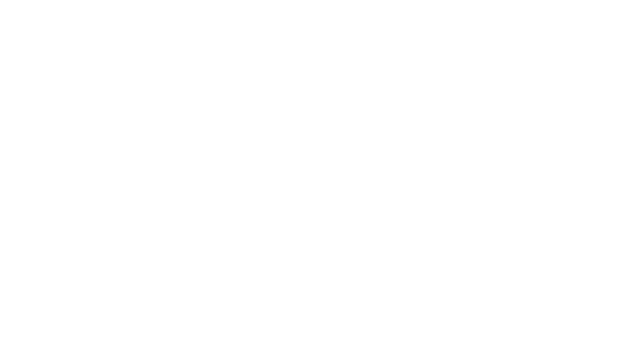
Frame 1 (no input)
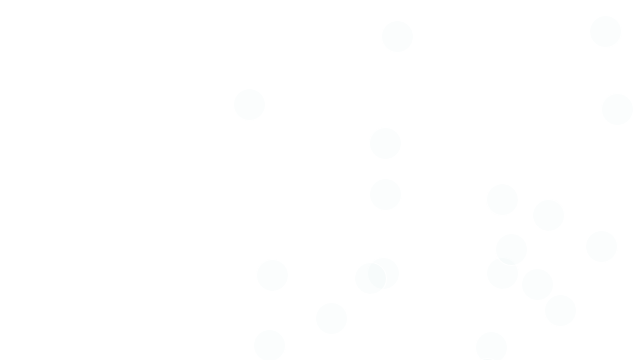
Frame 60 (the mouse pressed at the canvas centre just before this capture)
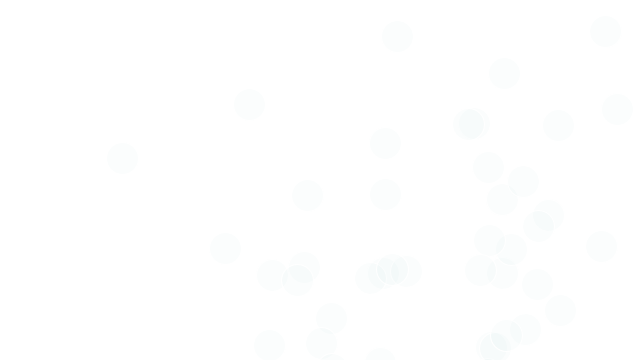
Frame 120 (the mouse held since frame 60 and released just before this capture)

The Processing sketch that drew these frames (run headless with seeded random() and noise(); from frame 60 on, the mouse is pressed at the canvas centre):

// Processing sketch: monte_carlo_probability
// ── monte_carlo_probability.pde
float montecarlo() {
  // We do this “forever” until we find a qualifying random value.
  while (true) {
    // Pick a random value.
    float r1 = random(0, width);
    // Assign a probability.
    float probability = r1;
    // Pick a second random value.
    float r2 = random(1, width);

    //[full] Does it qualify?  If so, we’re done!
    if (r2 < probability) {
      return r1;
    }
  }
}

class Walker {
    
  float x;
  float y;
  
  Walker() {
    x = width/2;
    y = height/2;
  }
  
  void display() {
    //noStroke();
    stroke(255);
    fill(155,200,200,10);
    ellipse(x,y,32,32);
    //stroke(0);
    //point(x,y);
  }
  
  //void step() {
  //  x = y - montecarlo();
  //  y = x + montecarlo();
  //}
  
    void step() {
    x = montecarlo();
    y = montecarlo();
  }
  
}

Walker w;

void setup() {
  size(640,360);
  w = new Walker();
  background(255);
}

void draw() {
  w.step();
  w.display();
}
